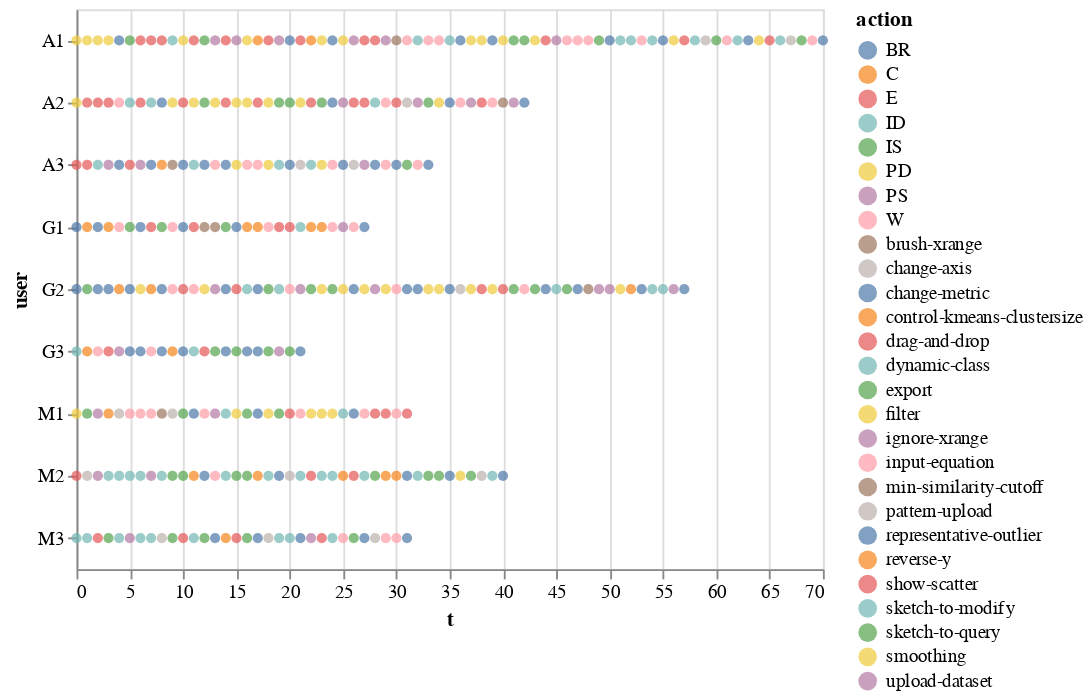

Notebook source saved alongside this figure:
### Code cell
alt.Chart(df).mark_circle().encode(        
    color='action',
    y="user",
    x='t'
)

### Figure 1 — Vega-Lite specification as saved in the notebook (floating-point values rounded to 4 significant figures; data arrays with more than 128 entries replaced by an {"elided": "..."} marker saying what was removed)
{"$schema": "https://vega.github.io/schema/vega-lite/v2.6.0.json", "config": {"view": {"height": 300, "width": 400}}, "data": {"name": "data-aa7fb16e5f2d2bd0acf4e57627322565"}, "datasets": {"data-aa7fb16e5f2d2bd0acf4e57627322565": {"elided": "361 records"}}, "encoding": {"color": {"field": "action", "type": "nominal"}, "x": {"field": "t", "type": "quantitative"}, "y": {"field": "user", "type": "nominal"}}, "mark": "circle"}
